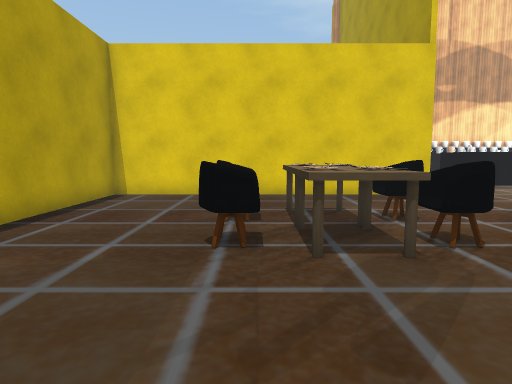
view 1 (above)

24 first-person views from a walk through a Unity game level. The camera is 1.3 m above the floor, tilts 6° down and sees 75° across. The floor is counted in squares, 1 m on a side. Each view is taken from the middle of a square. On the plan, view 1 faces up. The plan holds only what a view shows up to about 14 squares ahead; the rest is blank. The place goes on beyond the plan. The player character is not drawn. Some animated figures are not drawn. Some surface patterns are stand-ins.

view 2
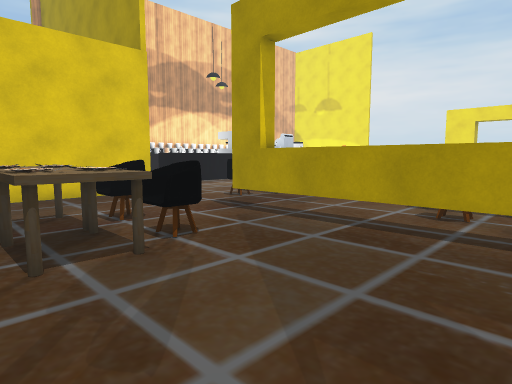

view 3
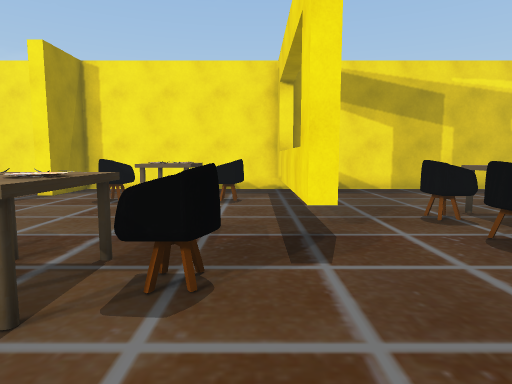

view 4
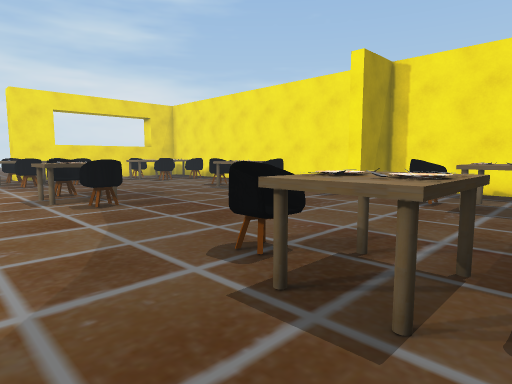

view 5
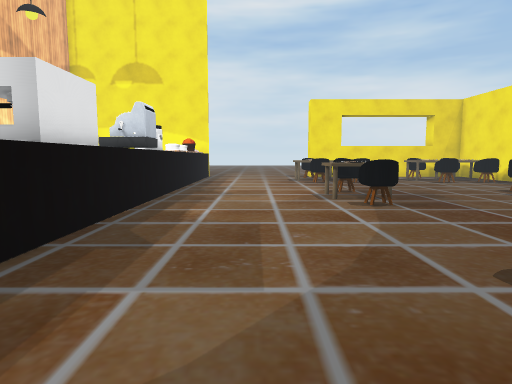

view 6
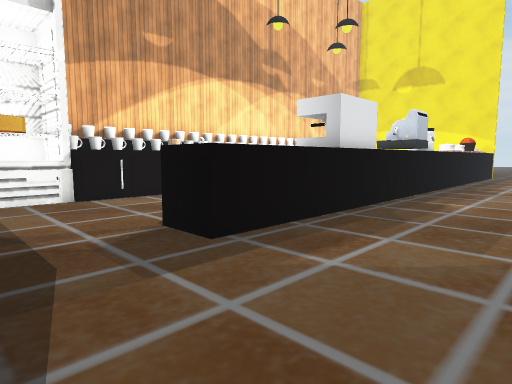

view 7
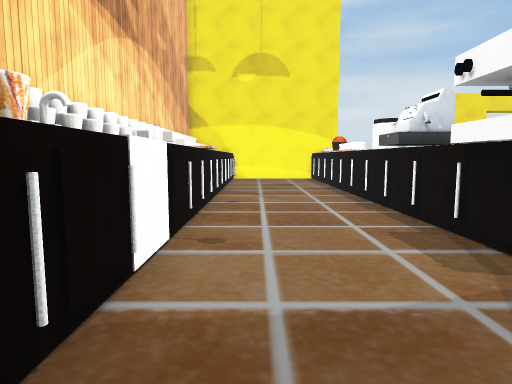

view 8
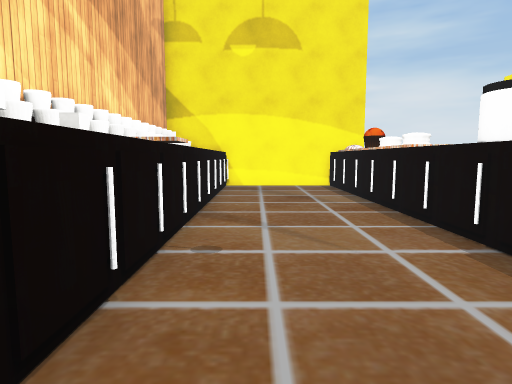

view 9
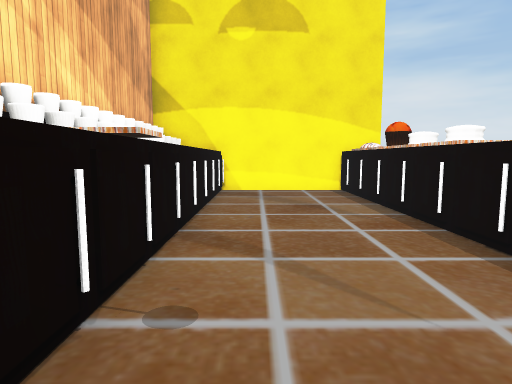

view 10
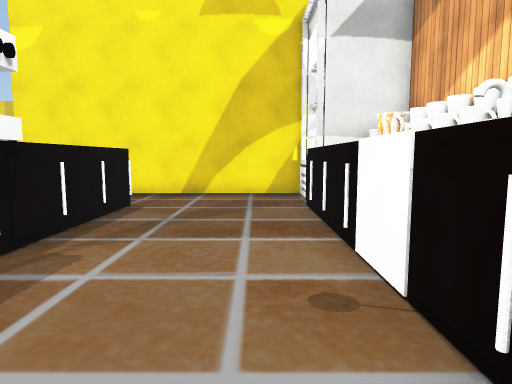

view 11
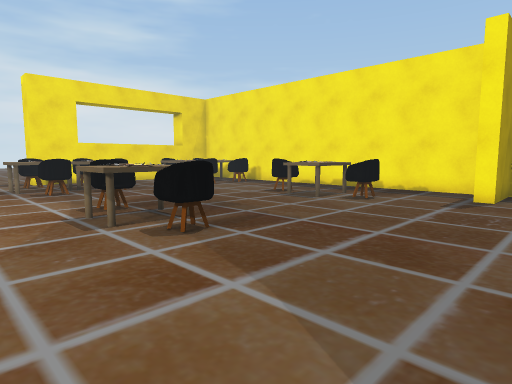

view 12
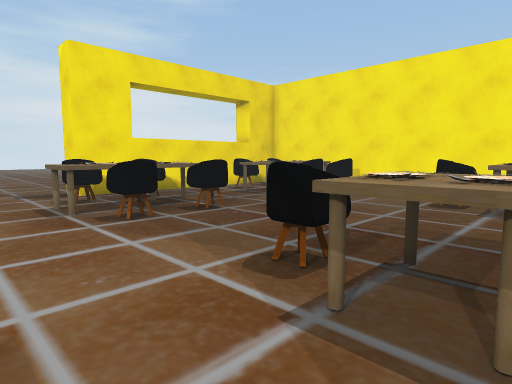

view 13
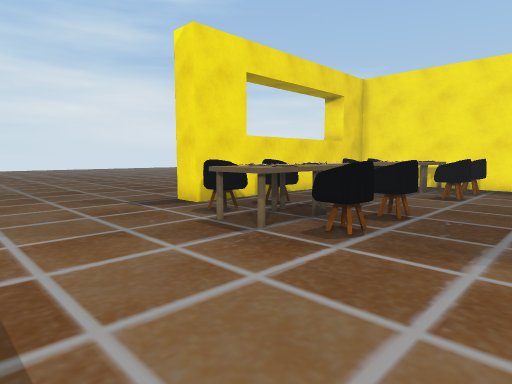

view 14
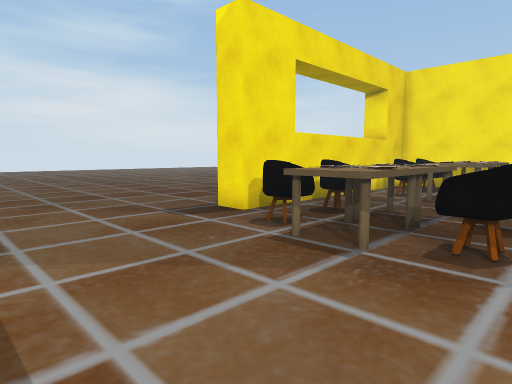

view 15
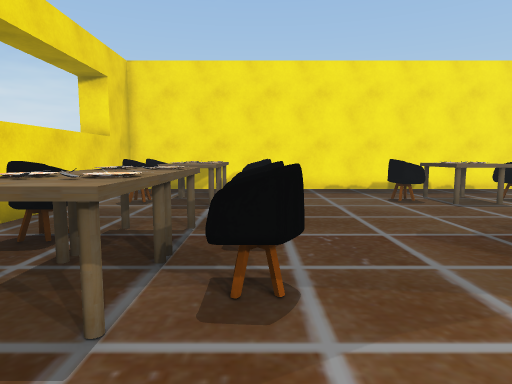

view 16
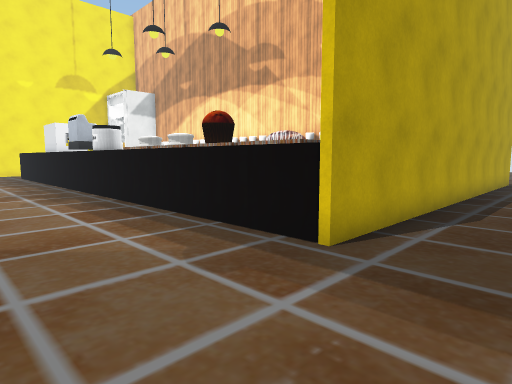

view 17
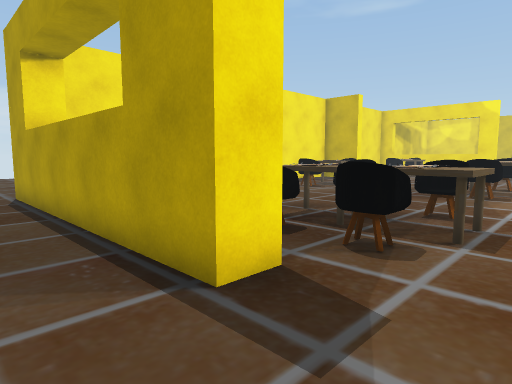

view 18
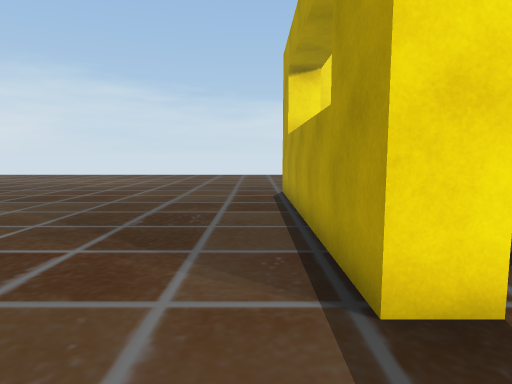

view 19
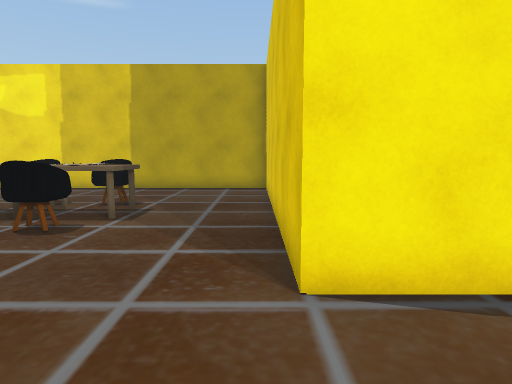

view 20
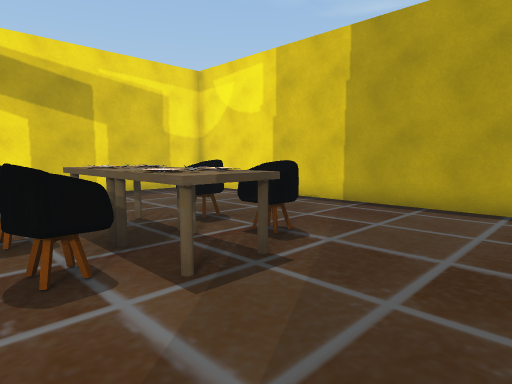

view 21
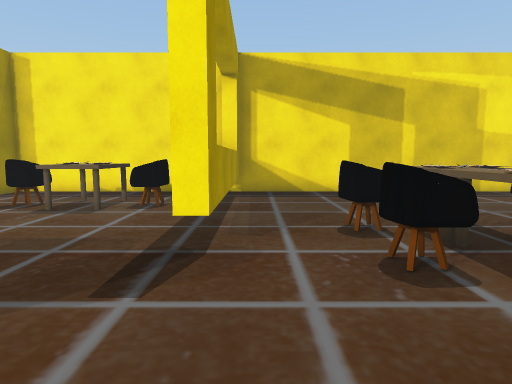

view 22
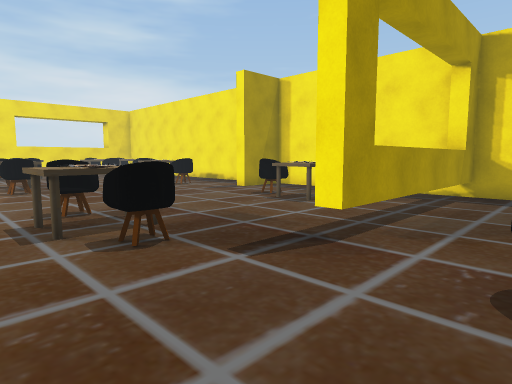

view 23
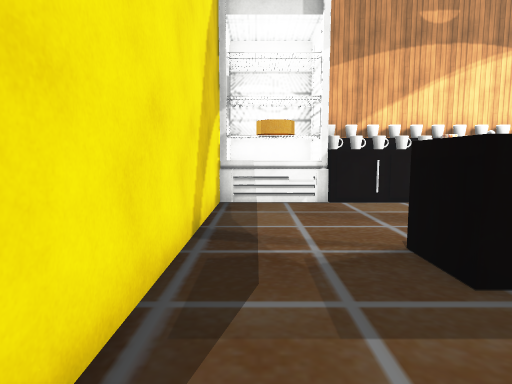

view 24
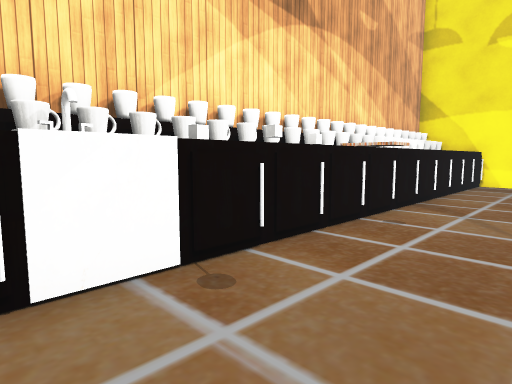

### Floor plan
Key: @ floor where view 1 was taken; # wall or solid block; . floor; ^ raised ledge; O other object.
Columns run from 5 left of view 1 to 33 right of it. Each row starts with its distance up from view 1.
 23            #OOOOOOOOOOOOOOOOOOOOOO O.
 22            #OOOOOOOOOOOOOOOOOOOOOOOO..
 21            #..OOOOOOOOOOOOOOOOOOOOO#..
 20            #.......................#..
 19            #.......................#..
 18            #.......................#..
 17            #...OOOOOOOOOOOOOOOOOOOO#..
 16            #..OO  O  OOOOOOOOOOOOOOO..
 15            #...OOOOOOOOOOOOOOOOOOOOO...
 14            #...........................
 13            #...........................
 12 ############...........................
 11 #......................................
 10 #.............OO.......OO......OO......
  9 #........... OOOOO....OOOOO...OOOOO....
  8 #.....OO.....O  O.....O  OO...O OOO##..
  7 #...OO  O.....................OOOOO##..
  6 #.....OO...#..................O  O.##..
  5 #...OOOOO..^.......................##..
  4 #.....OO...^.......................##..
  3 #..........^..OO.......OO.....OO O.##..
  2 #..........^O   OO....O  OO...O  OO##..
  1 #..........^..OO.......OO.....O  OO##..
  0 #....@.....^.......#..........O  OO##..
 -1  ###############################O####..
 -2                                     ...
 -3                                     ...

Where each view was taken, in squares from view 1:
view 1: 0 up, 0 right, facing up
view 2: 0 up, 0 right, facing up-right
view 3: 12 up, 7 right, facing down
view 4: 12 up, 8 right, facing down-right
view 5: 12 up, 8 right, facing right
view 6: 11 up, 6 right, facing up-right
view 7: 20 up, 10 right, facing right
view 8: 20 up, 15 right, facing right
view 9: 20 up, 17 right, facing right
view 10: 20 up, 18 right, facing left
view 11: 12 up, 12 right, facing down-right
view 12: 12 up, 18 right, facing down-right
view 13: 14 up, 22 right, facing down-right
view 14: 14 up, 24 right, facing down-right
view 15: 12 up, 25 right, facing down
view 16: 11 up, 33 right, facing up-left
view 17: 11 up, 33 right, facing down-left
view 18: 11 up, 32 right, facing down
view 19: 11 up, 9 right, facing left
view 20: 11 up, 4 right, facing down-left
view 21: 11 up, 5 right, facing down
view 22: 11 up, 3 right, facing down-right
view 23: 12 up, 7 right, facing up
view 24: 18 up, 13 right, facing up-right
